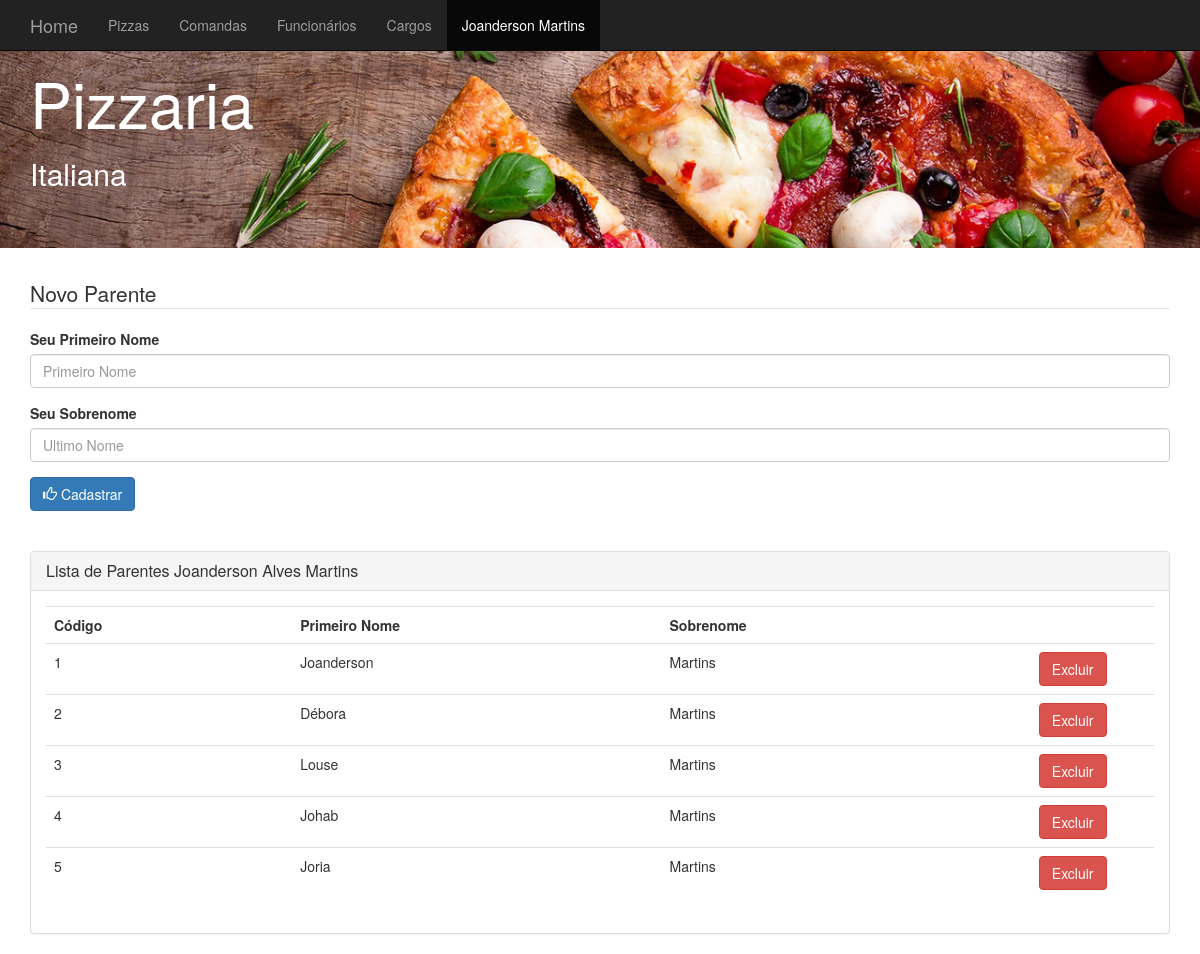
The page /view/view_joandersonMartins.php on the database its author committed.
### tables this page shows
CREATE TABLE `joandersonmartins` (
  `codigo` int(11) NOT NULL,
  `primeironome` varchar(45) NOT NULL,
  `ultimonome` varchar(45) NOT NULL
);

### model/class_joandersonMartins.php (called while the page is built, shortened)
<?php
   class JoandersonMartins{
   		private $codigo;
		private $primeironome;
		private $ultimonome;
		public function __construct($codigo=0, $primeironome="", $ultimonome=""){
			$this->codigo = $codigo;
			$this->primeironome = $primeironome;
			$this->ultimonome = $ultimonome;
		}
		public function getCodigo(){
			return $this->codigo;
		}
		public function getPrimeironome(){
			return $this->primeironome;
		}
		public function getUltimonome(){
			return $this->ultimonome;
		}
   }
?>

### persistence/dao_joandersonMartins.php (called while the page is built, shortened)
<?php
    require_once 'conexao.php';
	require_once '../model/class_joandersonMartins.php';
	class DAOJoandersonMartins{
		private $conexao;
		public function __construct(){
			$this->conexao = new Conexao();
		}
		public function listarJoandersonMartins(){
			$lista = $this->conexao->executarQuery("SELECT * FROM joandersonmartins");
			$arrayJoandersonMartinss = array();
			while ($linha = mysqli_fetch_array($lista)) {
				$joandersonMartins = new JoandersonMartins($linha['codigo'],$linha['primeironome'],$linha['ultimonome']);
				array_push($arrayJoandersonMartinss,$joandersonMartins);
			}
			return $arrayJoandersonMartinss;
		}
	}
?>

### persistence/conexao.php (called while the page is built)
<?php
    class Conexao{
    	private $host;
		private $usuario;
		private $senha;
		private $banco;
		private $conexao;
		 function __construct(){
			$this->host = "localhost";
			$this->usuario = "root";
			$this->senha = "";
			$this->banco = "pizzaria";
		}
		public function conectar(){
			$this->conexao = mysqli_connect($this->host, $this->usuario, $this->senha, $this->banco);
			if(mysqli_connect_errno($this->conexao)){
				return false;
			}else{
				mysqli_query($this->conexao, "SET NAMES 'utf8';");
				return true;
			}
		}
		public function executarQuery($sql){
			return mysqli_query($this->conexao, $sql);
		}
    }
?>

### view/view_joandersonMartins.php (the view, shortened to what this page needs)
<?php
	require_once '../persistence//dao_joandersonMartins.php';
	$daoJoandersonMartins = new DAOJoandersonMartins();
	$listaJoandersonMartinss = $daoJoandersonMartins->listarJoandersonMartins();
?>
<!DOCTYPE html>
<html lang="pt-br">
  <head>
    <link href="bootstrap/css/bootstrap.css" rel="stylesheet">
  </head>
  <body>
 	<nav class="navbar navbar-fixed-top navbar-inverse">
      <div class="container">
        <div class="navbar-header">
          	<a class="navbar-brand" href="index.php">Home</a>
        </div>
        <div id="navbar" class="navbar-collapse collapse" aria-expanded="false" style="height: 1px;">
          <ul class="nav navbar-nav">
            <li><a href="view_pizza.php">Pizzas</a></li>
            <li><a href="view_comanda.php">Comandas</a></li>
            <li><a href="view_funcionario.php">Funcionários</a></li>
            <li> <a href="view_cargo.php">Cargos</a></li>
            <li class="active"><a href="view_joandersonMartins.php">Joanderson Martins</a></li>
          </ul>
        </div>
      </div>
    </nav>
<div class="jumbotron" style="background-image:url('pizzaBanner.jpg'); color: #FFFFFF; background-size: 100%;">
  	<div class="container">
		<h1>Pizzaria</h1>
		<h2>Italiana</h2>
	</div>
</div>
<div class="container">
	<form action="../controller/incluir_joandersonMartins.php" method="post">
		<fieldset>
	  		<legend>Novo Parente</legend>
	  		<label>Seu Primeiro Nome</label>
            <div class="form-group">
	    			<input type="text" class="form-control" id="primeironome" name="primeironome" placeholder="Primeiro Nome">
	  		</div>
	  		<label>Seu Sobrenome</label>
            <div class="form-group">
	    			<input type="text" class="form-control" id="ultimonome" name="ultimonome" placeholder="Ultimo Nome">
	  		</div>
	  		<button type="submit" class="btn btn-primary">
	  				<span class="glyphicon glyphicon-thumbs-up"></span>
	  				Cadastrar
			</button>
		</fieldset>
	</form>
</div>
<div class="container">
 	<br /> <br />
</div>
<div class="container">
  <div class="panel panel-default">
  		<div class="panel-heading">
    		<h2 class="panel-title">Lista de Parentes Joanderson Alves Martins</h2>
 	 	</div>
		<div class="panel-body">
  			<table class="table table-hover">
  				<tr>
  						<th>Código</th>
  						<th>Primeiro Nome</th>
  						<th>Sobrenome</th>
  						<th></th>
  				</tr>
  				<?php
  					while ($objetoJoandersonMartins = array_shift($listaJoandersonMartinss)) {
  				?>
    				<tr>
    					<td class="col-md-2"><?php echo $objetoJoandersonMartins->getCodigo(); ?></td>
    					<td class="col-md-3"><?php echo $objetoJoandersonMartins->getPrimeironome(); ?></td>
    					<td class="col-md-3"><?php echo $objetoJoandersonMartins->getUltimonome(); ?></td>
    					<td class="col-md-1">
    						<a class="btn btn-danger" href="../controller/excluir_joandersonMartins.php?codigo=<?= $objetoJoandersonMartins->getCodigo(); ?>" role="button">Excluir</a>
    					</td>
    				</tr>
    			<?php
					}
    			?>
    			</table>
 		</div>
	</div>
</div>
    </body>
</html>

### rows shown on the page
joandersonmartins: codigo "1", primeironome "Joanderson", ultimonome "Martins"
joandersonmartins: codigo "2", primeironome "Débora", ultimonome "Martins"
joandersonmartins: codigo "3", primeironome "Louse", ultimonome "Martins"
joandersonmartins: codigo "4", primeironome "Johab", ultimonome "Martins"
joandersonmartins: codigo "5", primeironome "Joria", ultimonome "Martins"
